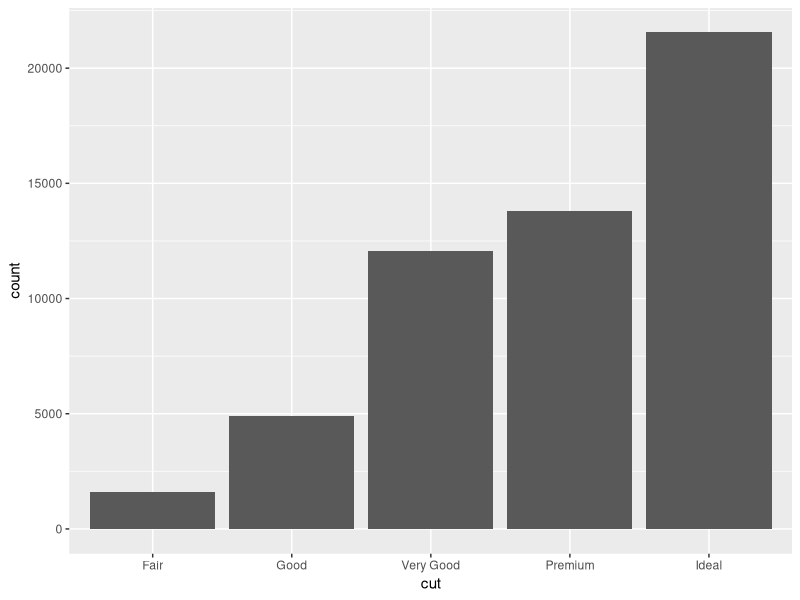
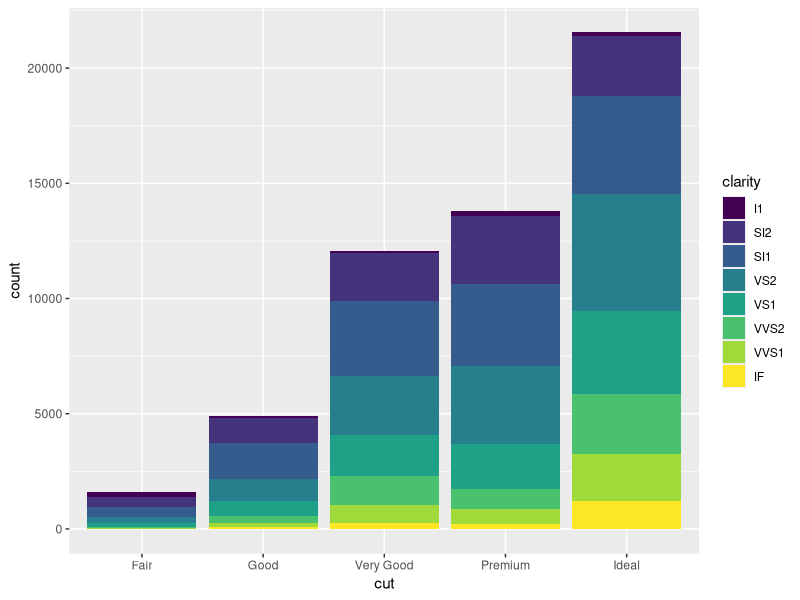

Generate these figures, in order, with R:
library("ggplot2")

# simple diamond cut vs count plot
ggplot(data=diamonds) +
  geom_bar(mapping = aes(x=cut))

# diamond cut vs count plot, by clarity
ggplot(data=diamonds) +
  geom_bar(mapping = aes(x=cut, fill=clarity))